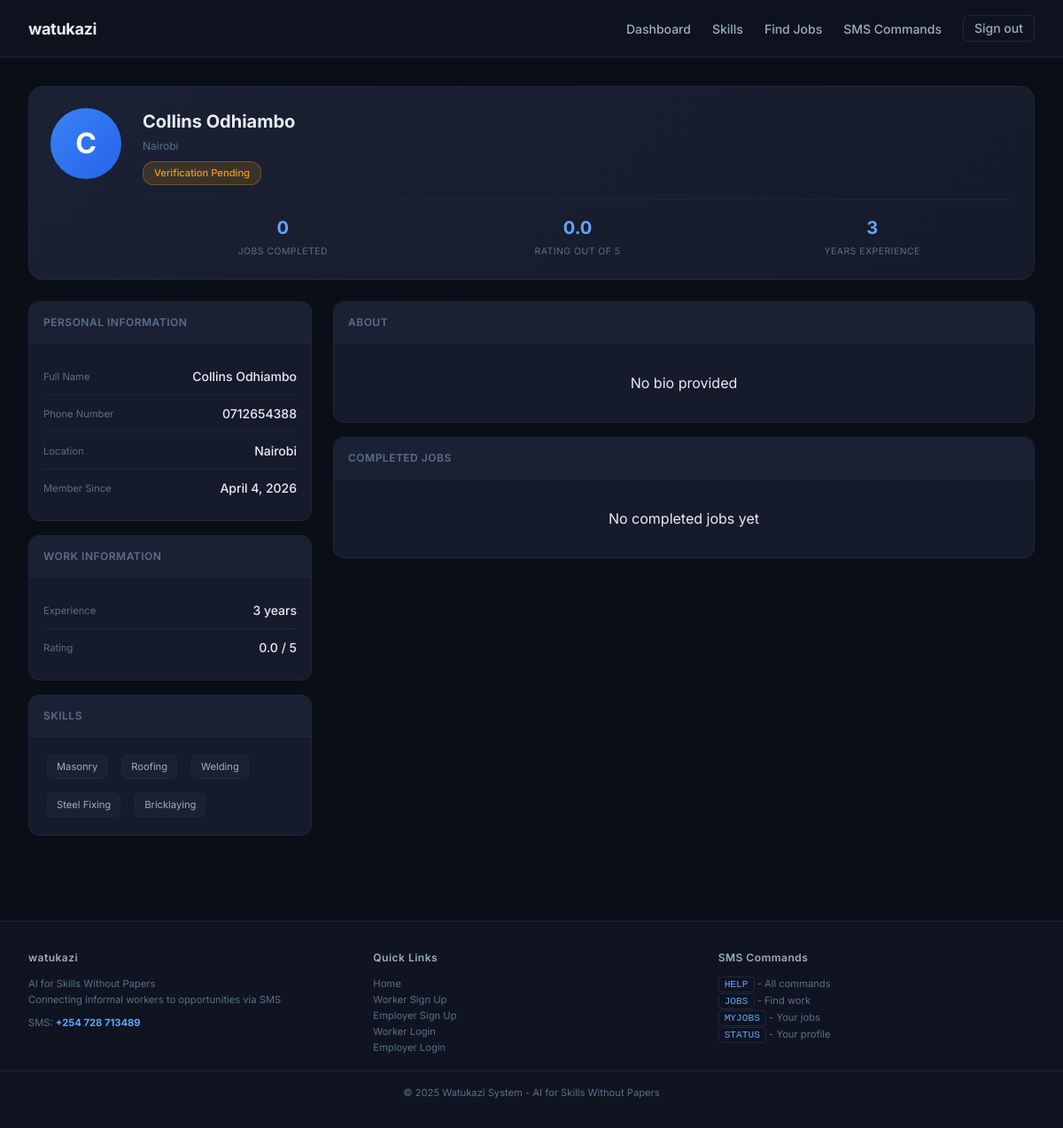
Screenshot of /workers/profile/Colloh/ (signed in) with the database file from the repository.
### workers/models.py (models this page shows, shortened)
class WorkerProfile(models.Model):
    AVAILABILITY_STATUS = (
        ('available', 'Available for Work'),
        ('busy', 'Currently Busy'),
        ('away', 'Away/Temporarily Unavailable'),
        ('inactive', 'Inactive'),
    )
    VERIFICATION_STATUS = (
        ('pending', 'Pending Verification'),
        ('verified', 'Verified'),
        ('rejected', 'Rejected'),
    )
    user = models.OneToOneField(User, on_delete=models.CASCADE, related_name='worker_profile')
    skills = models.ManyToManyField(Skill, related_name='workers', blank=True)
    years_experience = models.IntegerField(default=0, validators=[MinValueValidator(0)])
    hourly_rate = models.DecimalField(max_digits=10, decimal_places=2, null=True, blank=True)
    daily_rate = models.DecimalField(max_digits=10, decimal_places=2, null=True, blank=True)
    availability_status = models.CharField(max_length=10, choices=AVAILABILITY_STATUS, default='available')
    bio = models.TextField(blank=True, help_text="Describe your skills and experience")
    rating = models.DecimalField(max_digits=3, decimal_places=2, default=0.00)
    total_jobs_completed = models.IntegerField(default=0)
    profile_image = models.ImageField(upload_to='worker_profiles/', null=True, blank=True)
    id_image = models.ImageField(upload_to='worker_ids/', null=True, blank=True, help_text="Upload your National ID or Passport")
    id_number = models.CharField(max_length=20, blank=True, help_text="National ID or Passport Number")
    verification_status = models.CharField(max_length=10, choices=VERIFICATION_STATUS, default='pending')
    verified_at = models.DateTimeField(null=True, blank=True)
    verification_code = models.CharField(max_length=6, blank=True, null=True)
    created_at = models.DateTimeField(auto_now_add=True)
    updated_at = models.DateTimeField(auto_now=True)

class Skill(models.Model):
    name = models.CharField(max_length=50, unique=True)
    category = models.ForeignKey(SkillCategory, on_delete=models.CASCADE, related_name='skills')
    description = models.TextField(blank=True)

### accounts/models.py (models this page shows, shortened)
class Profile(models.Model):
    USER_TYPES = (
        ('worker', 'Worker - Looking for jobs'),
        ('employer', 'Employer - Looking to hire workers'),
        ('admin', 'Administrator'),
    )
    user = models.OneToOneField(User, on_delete=models.CASCADE, related_name='profile')
    user_type = models.CharField(max_length=10, choices=USER_TYPES, default='worker')
    phone_number = models.CharField(max_length=15, unique=True)
    location = models.CharField(max_length=100, blank=True)
    county = models.CharField(max_length=50, blank=True)
    sub_county = models.CharField(max_length=50, blank=True)
    is_verified = models.BooleanField(default=False)
    created_at = models.DateTimeField(auto_now_add=True)
    updated_at = models.DateTimeField(auto_now=True)

class SMSSettings(models.Model):
    phone_number = models.CharField(max_length=15, default='0700000000', help_text="SMS number for users to text")
    is_active = models.BooleanField(default=True)
    updated_at = models.DateTimeField(auto_now=True)
    class Meta:
        verbose_name_plural = "SMS Settings"

### workers/views.py (the view)
# urls.py: path('profile/<str:username>/', views.worker_profile_view, name='public_profile'),
@login_required
def worker_profile_view(request, username=None):
    if username:
        worker_user = get_object_or_404(User, username=username)
        if worker_user.profile.user_type != 'worker':
            messages.error(request, "This user is not a worker.")
            return redirect('/')
    else:
        worker_user = request.user
        if worker_user.profile.user_type != 'worker':
            messages.error(request, "You are not registered as a worker.")
            return redirect('/')
    worker, created = WorkerProfile.objects.get_or_create(user=worker_user)
    completed_jobs = JobMatch.objects.filter(worker=worker_user, status='completed')
    active_jobs = JobMatch.objects.filter(
        worker=worker_user
    ).exclude(
        status__in=['completed', 'cancelled', 'rejected']
    )
    context = {
        'worker': worker,
        'completed_jobs': completed_jobs,
        'active_jobs': active_jobs,
        'skills': worker.skills.all(),
    }
    return render(request, 'workers/profile.html', context)

### templates/workers/profile.html (shortened to what this page needs)
{% extends "base.html" %}
{% block content %}
<div class="container profile-container">
    <div class="profile-header">
        <div style="display: flex; flex-wrap: wrap; gap: 1.5rem; align-items: flex-start;">
            <div class="profile-avatar">
                {{ worker.user.username|make_list|first|upper }}
            </div>
            <div style="flex: 1;">
                <div class="profile-name">{{ worker.user.get_full_name|default:worker.user.username }}</div>
                <div class="profile-location">{{ worker.user.profile.location|default:"Location not set" }}</div>
                <div>
                    {% if worker.verification_status == 'verified' %}
                        <span class="verification-badge badge-verified">Verified</span>
                    {% elif worker.verification_status == 'pending' %}
                        <span class="verification-badge badge-pending">Verification Pending</span>
                    {% endif %}
                </div>
                <div class="stats-row">
                    <div class="stat-item">
                        <div class="stat-value">{{ worker.total_jobs_completed }}</div>
                        <div class="stat-label">Jobs Completed</div>
                    </div>
                    <div class="stat-item">
                        <div class="stat-value">{{ worker.rating|floatformat:1 }}</div>
                        <div class="stat-label">Rating out of 5</div>
                    </div>
                    <div class="stat-item">
                        <div class="stat-value">{{ worker.years_experience }}</div>
                        <div class="stat-label">Years Experience</div>
                    </div>
                </div>
            </div>
        </div>
    </div>
    <div class="dashboard-grid">
        <div>
            <div class="info-card">
                <div class="info-header">
                    <h3>Personal Information</h3>
                </div>
                <div class="info-body">
                    <div class="info-row">
                        <span class="info-label">Full Name</span>
                        <span class="info-value">{{ worker.user.get_full_name|default:worker.user.username }}</span>
                    </div>
                    <div class="info-row">
                        <span class="info-label">Phone Number</span>
                        <span class="info-value">{{ worker.user.profile.phone_number }}</span>
                    </div>
                    <div class="info-row">
                        <span class="info-label">Location</span>
                        <span class="info-value">{{ worker.user.profile.location|default:"Not specified" }}</span>
                    </div>
                    <div class="info-row">
                        <span class="info-label">Member Since</span>
                        <span class="info-value">{{ worker.user.date_joined|date:"F j, Y" }}</span>
                    </div>
                </div>
            </div>
            <div class="info-card">
                <div class="info-header">
                    <h3>Work Information</h3>
                </div>
                <div class="info-body">
                    <div class="info-row">
                        <span class="info-label">Experience</span>
                        <span class="info-value">{{ worker.years_experience }} years</span>
                    </div>
                    <div class="info-row">
                        <span class="info-label">Rating</span>
                        <span class="info-value">{{ worker.rating|floatformat:1 }} / 5</span>
                    </div>
                </div>
            </div>
            <div class="info-card">
                <div class="info-header">
                    <h3>Skills</h3>
                </div>
                <div class="info-body">
                    {% if skills %}
                        <div style="display: flex; flex-wrap: wrap; gap: 0.5rem;">
                            {% for skill in skills %}
                                <span class="skill-tag">{{ skill.name }}</span>
                            {% endfor %}
                        </div>
                    {% else %}
                        <div class="empty-state" style="padding: 1rem; text-align: center;">
                            <p>No skills listed</p>
                        </div>
                    {% endif %}
                </div>
            </div>
        </div>
        <div>
            <div class="info-card">
                <div class="info-header">
                    <h3>About</h3>
                </div>
                <div class="info-body">
                    {% if worker.bio %}
                        <div style="color: var(--text-secondary); font-size: 0.875rem; line-height: 1.6;">{{ worker.bio|linebreaks }}</div>
                    {% else %}
                        <div class="empty-state" style="padding: 1rem; text-align: center;">
                            <p>No bio provided</p>
                        </div>
                    {% endif %}
                </div>
            </div>
            <div class="info-card">
                <div class="info-header">
                    <h3>Completed Jobs</h3>
                </div>
                <div class="info-body">
                    {% if completed_jobs %}
                        {% for job in completed_jobs %}
                            <div class="job-item">
                                <div class="job-title">{{ job.job_request.title }}</div>
                                <div class="job-meta">{{ job.job_request.location }}</div>
                                <div class="job-meta">Completed: {{ job.updated_at|date:"M d, Y" }}</div>
                                {% if job.worker_rating %}
                                    <div class="job-meta" style="margin-top: 0.25rem;">Rating: {{ job.worker_rating }}/5</div>
                                {% endif %}
                            </div>
                        {% endfor %}
                    {% else %}
                        <div class="empty-state" style="padding: 1rem; text-align: center;">
                            <p>No completed jobs yet</p>
                        </div>
                    {% endif %}
                </div>
            </div>
        </div>
    </div>
</div>
{% endblock %}

### templates/base.html (shortened to what this page needs)
<!DOCTYPE html>
<html lang="en">
<head>
</head>
<body>
    <header class="header">
        <div class="header-container">
            <a href="/" class="logo">watukazi</a>
            <nav class="nav">
                {% if user.is_authenticated %}
                    {% if user.profile.user_type == 'worker' %}
                        <a href="{% url 'workers:dashboard' %}" class="nav-link">Dashboard</a>
                        <a href="{% url 'workers:manage_skills' %}" class="nav-link">Skills</a>
                        <a href="{% url 'jobs:search_jobs' %}" class="nav-link">Find Jobs</a>
                    {% elif user.profile.user_type == 'employer' %}
                        <a href="{% url 'employers:dashboard' %}" class="nav-link">Dashboard</a>
                        <a href="{% url 'jobs:create_job' %}" class="nav-link">Post Job</a>
                        <a href="{% url 'jobs:my_jobs' %}" class="nav-link">My Jobs</a>
                    {% endif %}
                    <div class="dropdown" id="smsDropdown">
                        <a href="#" class="nav-link" onclick="toggleDropdown(event)">SMS Commands</a>
                    </div>
                    <a href="{% url 'account_logout' %}" class="btn btn-outline" style="padding: 0.25rem 0.75rem;">Sign out</a>
                {% else %}
                    <div class="nav" style="gap: 0.75rem;">
                        <a href="{% url 'accounts:worker_login' %}" class="nav-link">Worker</a>
                        <a href="{% url 'accounts:employer_login' %}" class="nav-link">Employer</a>
                        <a href="{% url 'accounts:worker_signup' %}" class="btn btn-primary">Sign up</a>
                    </div>
                {% endif %}
            </nav>
        </div>
    </header>
    <main>
        {% block content %}{% endblock %}
    </main>
    <footer class="footer">
        <div class="footer-content">
            <div class="footer-section">
                <h4>watukazi</h4>
                <p>AI for Skills Without Papers<br>Connecting informal workers to opportunities via SMS</p>
                <p style="margin-top: 0.5rem;">SMS: <strong style="color: var(--accent-blue-light);">{{ sms_number }}</strong></p>
            </div>
            <div class="footer-section">
                <h4>Quick Links</h4>
                <p><a href="/">Home</a></p>
                <p><a href="{% url 'accounts:worker_signup' %}">Worker Sign Up</a></p>
                <p><a href="{% url 'accounts:employer_signup' %}">Employer Sign Up</a></p>
                <p><a href="{% url 'accounts:worker_login' %}">Worker Login</a></p>
                <p><a href="{% url 'accounts:employer_login' %}">Employer Login</a></p>
            </div>
            <div class="footer-section">
                <h4>SMS Commands</h4>
                <p><code class="code">HELP</code> - All commands</p>
                <p><code class="code">JOBS</code> - Find work</p>
                <p><code class="code">MYJOBS</code> - Your jobs</p>
                <p><code class="code">STATUS</code> - Your profile</p>
            </div>
        </div>
        <div class="divider" style="max-width: 1400px; margin: 1rem auto 0;"></div>
        <div style="text-align: center; margin-top: 1rem;">
            <p style="font-size: 0.7rem; color: var(--text-muted);">&copy; 2025 Watukazi System - AI for Skills Without Papers</p>
        </div>
    </footer>
</body>
</html>

### rows the page displays
WorkerProfile: user.username|make_list "C", user.get_full_name "Collins Odhiambo", user.profile.location "Nairobi", total_jobs_completed "0", rating "0.0", years_experience "3", user.profile.phone_number "0712654388", user.date_joined "April 4, 2026"
Skill: name "Masonry"
Skill: name "Roofing"
Skill: name "Welding"
Skill: name "Steel Fixing"
Skill: name "Bricklaying"
SMSSettings: phone_number "+254 728 713489"
